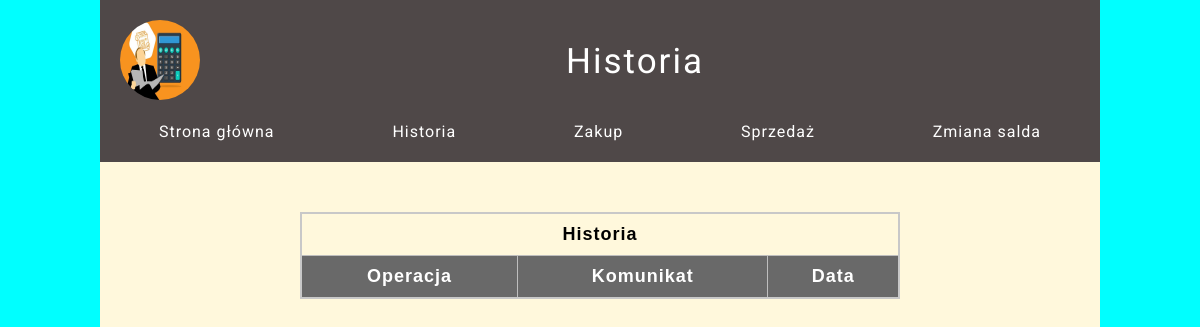
The page /historia on the database as committed earlier.
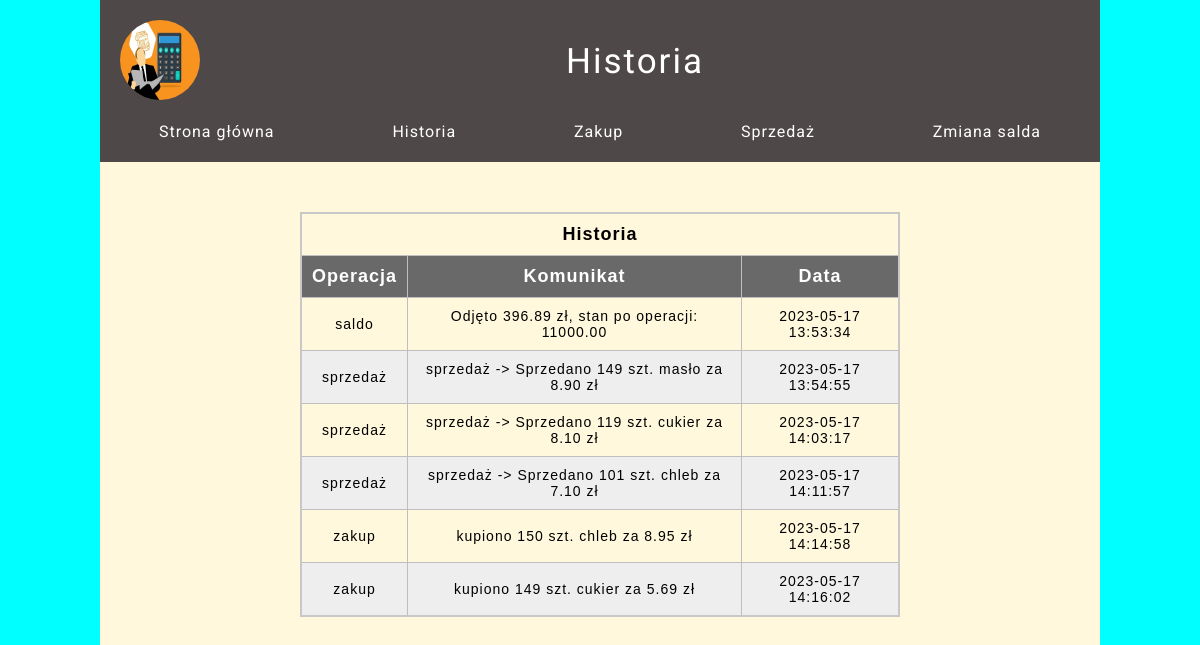
The same page on the database as committed later.
### models.py (models this page shows)
class History(db.Model):
    id = db.Column(db.Integer, primary_key=True)
    operation = db.Column(db.String(50), nullable=False)
    message = db.Column(db.String(50), nullable=False)
    timestamp = db.Column(db.DateTime(), default=datetime.utcnow, nullable=False)

### app.py (the view)
@app.route("/historia")
@app.route("/historia/<int:od>/<int:do>")
def history(od=None, do=None):
    history = History.query.all()
    if od is None and do is None:
        return render_template("history.html", history=history)
    elif od > do or od < 0 or do < 0 or do > len(history):
        return render_template(
            "history.html",
            error=f"Nieprawidłowy zakres; dozwolone wartości: od 0 do"
            f" {len(history)}",
        )
    else:
        return render_template("history.html", history=history[od:do])

### templates/history.html (shortened to what this page needs)
{% extends 'base.html' %}
{% block heading %}
<h1 class="header__heading">Historia</h1>
{% endblock %}
{% block content %}
<section class="history">
  <article class="history__article">
    <table>
      <thead>
        <tr>
          <th colspan="3">Historia</th>
        </tr>
      </thead>
      <tr>
        <th scope="col">Operacja</th>
        <th scope="col">Komunikat</th>
        <th scope="col">Data</th>
      </tr>
      <tbody>
        {% for elem in history %}
        <tr>
          <td>{{ elem.operation }}</td>
          <td>{{ elem.message }}</td>
          <td>{{ elem.timestamp }}</td>
        </tr>
        {% endfor %}
      </tbody>
    </table>
  </article>
</section>
{% endblock %}

### templates/base.html (shortened to what this page needs)
<!DOCTYPE html>
<html lang="en, pl">
<head>
  <link rel="stylesheet" href="{{ url_for('static', filename='css/main.css', _external=True) }}" />
</head>
<body>
  <header class="header">
    <div class="header__logo">
      <img src="{{url_for('static', filename='images/accountant.jpg')}}" width="200" height="80" class="header__img"
        alt="logo accountant" />
    </div>
    {% block heading %}{% endblock %}
  </header>
  <nav class="menu">
    <ul class="menu__list">
      <li class="menu__list-item">
        <a href="/" class="menu__list-link">Strona główna</a>
      </li>
      <li class="menu__list-item">
        <a href="/historia" class="menu__list-link">Historia</a>
      </li>
      <li class="menu__list-item">
        <a href="/zakup" class="menu__list-link">Zakup</a>
      </li>
      <li class="menu__list-item">
        <a href="/sprzedaż" class="menu__list-link">Sprzedaż</a>
      </li>
      <li class="menu__list-item">
        <a href="/saldo" class="menu__list-link">Zmiana salda</a>
      </li>
    </ul>
  </nav>
  {% block content %} {% endblock %}
</body>
</html>

### static/css/main.css (style rules this page uses)
*, *::after, *::before { margin: 0; padding: 0; box-sizing: border-box; }
:root { height: 100vh; background-color: cyan; max-width: 1000px; margin: 0 auto; font-size: 62.5%; font-family: Roboto, sans-serif; }
body { height: 100%; padding: 0 0 20px 0; background-color: cornsilk; }
.header { display: flex; justify-content: center; align-items: center; background-color: #4f4848; }
.header__logo { margin-right: auto; }
.header__img { margin: 20px; border-radius: 50%; width: 80px; height: 80px; }
.header__heading { width: 100%; text-align: center; margin-left: -50px; font-size: 3.5rem; font-weight: 400; letter-spacing: 2px; color: #fff; }
.menu { width: 100%; height: 5vh; background-color: #4f4848; }
.menu__list { display: flex; justify-content: space-around; align-items: center; list-style: none; }
.menu__list-link { text-decoration: none; color: #fff; font-size: 1.6rem; letter-spacing: 1px; }
.history { width: 60%; margin: 50px auto; }
th { font-size: 1.8rem; }
td, th { border: 1px solid rgb(190, 190, 190); padding: 10px; }
td { text-align: center; }
tr { font-size: 1.4rem; }
tr:nth-child(even) { background-color: #eee; }
th[scope=col] { background-color: #696969; color: #fff; }
table { width: 100%; margin: 30px auto 0; border-collapse: collapse; border: 2px solid rgb(200, 200, 200); letter-spacing: 1px; font-family: sans-serif; font-size: 1.8rem; }

Rows that differ between the two databases and show on the page:
added History: operation "saldo", message "Odjęto 396.89 zł, stan po operacji: 11000.00", timestamp "2023-05-17 13:53:34"
added History: operation "sprzedaż", message "sprzedaż -> Sprzedano 149 szt. masło za 8.90 zł", timestamp "2023-05-17 13:54:55"
added History: operation "sprzedaż", message "sprzedaż -> Sprzedano 119 szt. cukier za 8.10 zł", timestamp "2023-05-17 14:03:17"
added History: operation "sprzedaż", message "sprzedaż -> Sprzedano 101 szt. chleb za 7.10 zł", timestamp "2023-05-17 14:11:57"
added History: operation "zakup", message "kupiono 150 szt. chleb za 8.95 zł", timestamp "2023-05-17 14:14:58"
added History: operation "zakup", message "kupiono 149 szt. cukier za 5.69 zł", timestamp "2023-05-17 14:16:02"
